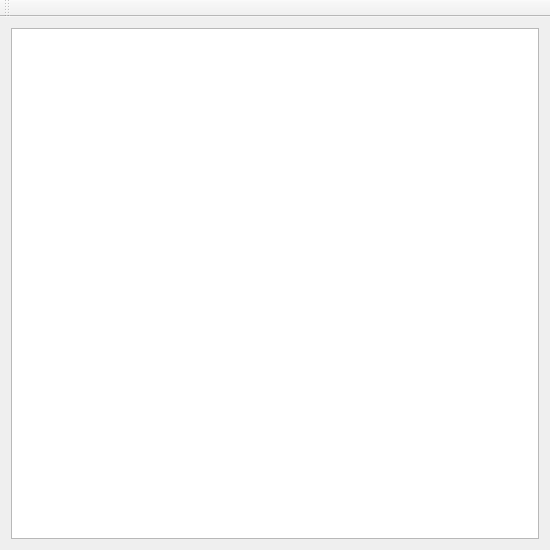
<?xml version="1.0" encoding="UTF-8"?>
<ui version="4.0">
 <class>MainWindow</class>
 <widget class="QMainWindow" name="MainWindow">
  <property name="geometry">
   <rect>
    <x>0</x>
    <y>0</y>
    <width>550</width>
    <height>550</height>
   </rect>
  </property>
  <property name="minimumSize">
   <size>
    <width>550</width>
    <height>550</height>
   </size>
  </property>
  <property name="windowTitle">
   <string>MainWindow</string>
  </property>
  <widget class="QWidget" name="centralWidget">
   <layout class="QVBoxLayout" name="verticalLayout">
    <item>
     <widget class="QGraphicsView" name="graphicsView"/>
    </item>
   </layout>
  </widget>
  <widget class="QToolBar" name="mainToolBar">
   <attribute name="toolBarArea">
    <enum>TopToolBarArea</enum>
   </attribute>
   <attribute name="toolBarBreak">
    <bool>false</bool>
   </attribute>
  </widget>
 </widget>
 <layoutdefault spacing="6" margin="11"/>
 <resources/>
 <connections/>
</ui>
